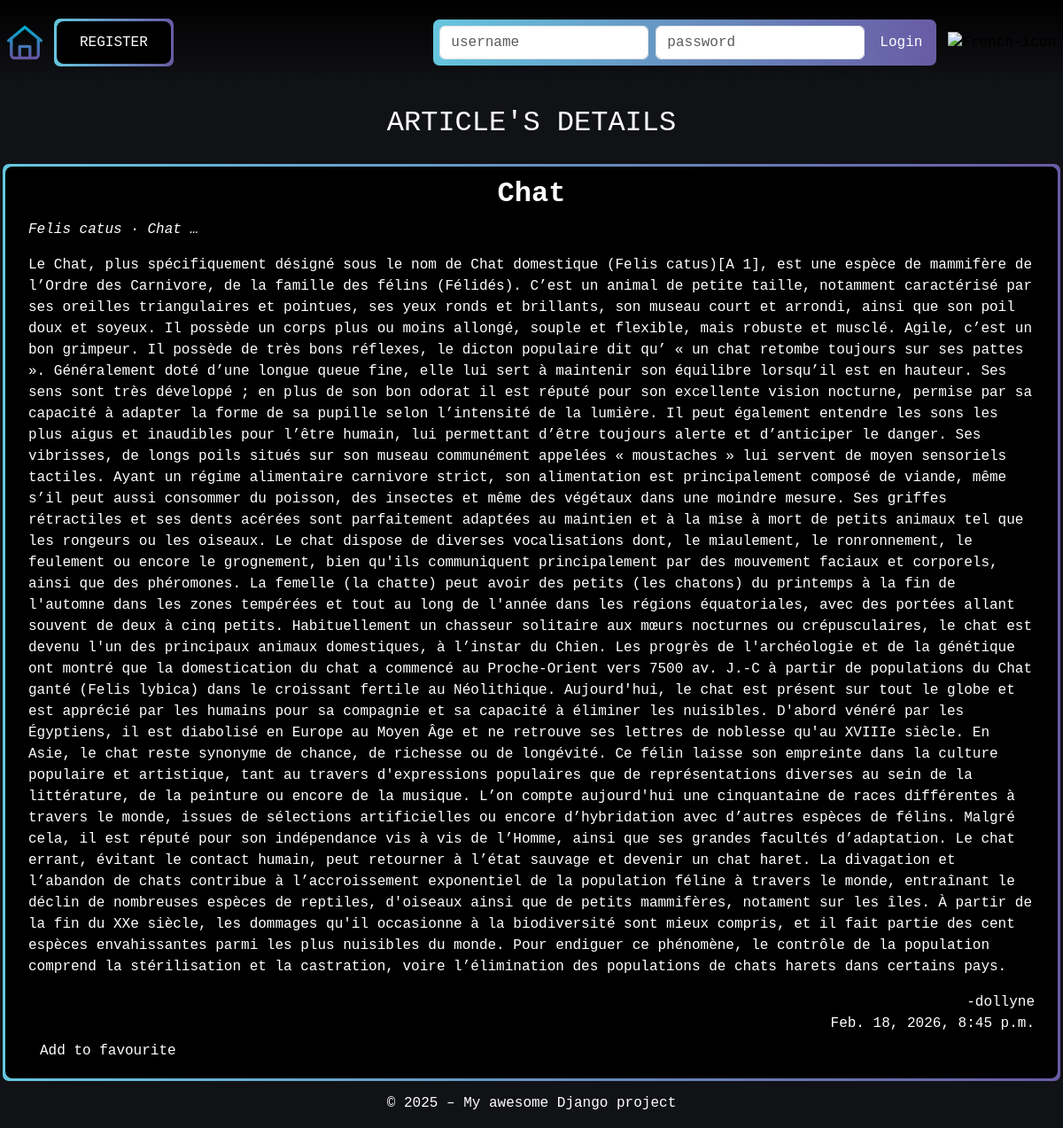
/en/articles/15/, run on the app's committed database.
### articles/models.py (models this page shows, shortened)
class Article(models.Model):
    title = models.CharField(max_length=64, null=False)
    author = models.ForeignKey(
        settings.AUTH_USER_MODEL,
        on_delete=models.CASCADE,
        related_name="article",
        null=False
    )
    created = models.DateTimeField(auto_now_add=True, null=False)
    synopsis = models.CharField(max_length=312, null=False)
    content = models.TextField(null=False)

### articles/views.py (the view)
# urls.py: path('<int:pk>/', ArticleDetailView.as_view(), name='article-detail'),
class ArticleDetailView(DetailView):
    model = Article
    template_name = "articles/detail.html"
    context_object_name = "article"
    ordering = ['-created']
    def get_context_data(self, **kwargs):
        context = super().get_context_data(**kwargs)
        user = self.request.user
        context['already_fav'] = False
        if user.is_authenticated:
            context['already_fav'] = UserFavouriteArticle.objects.filter(user=user, article=self.object).exists()
        return context

### users/forms.py
class CustomLoginForm(AuthenticationForm):
    def __init__(self, *args, **kwargs):
        super().__init__(*args, **kwargs)
        self.fields["username"].widget.attrs.update({
            "class": "form-control",
            "placeholder": _("username")
        })
        self.fields["password"].widget.attrs.update({
            "class": "form-control",
            "placeholder": _("password")
        })

### users/context_processors.py (called while the page is built)
def login_form(request):
    return {"login_form": CustomLoginForm()}

### articles/templates/articles/detail.html (shortened to what this page needs)
{% extends "base.html" %}
{% load i18n %}
{% load static %}
{% block extra_css %}
 <link rel="stylesheet" href="{% static 'articles/css/articles.css' %}">
{% endblock %}
{% block content %}
<div class="page-content">
    <h2 class="text-center m-4"> {% trans "ARTICLE'S DETAILS" %} </h2>
    <div class="detail-container div-wrapper">
        <div class="div-overlay d-flex flex-column">
            <h2 class="fw-bold text-center text-cut">{{ article.title }}</h2>
            <p class="fst-italic text-cut"> {{ article.synopsis|truncatechars:20 }} </p>
            <div>
                <p class="text-cut">{{ article.content }}</p>
            </div>
            <div class="text-cut d-flex flex-column text-end">
                <span class="text-cut ">-{{ article.author }}</span>
                <span class="text-cut "> {{ article.created }}</span>
            </div>
            {% if already_fav %}
                <button class="btn btn-secondary" disabled>
                    {% trans "Already in favourites" %}
                </button>
            {% else %}
                <form method="post" action="{% url 'articles:add-favourite' article.pk %}">
                    <div >
                        <button class="btn btn-favourites" type="submit">{% trans "Add to favourite" %}</button>
                    </div>
                </form>
            {% endif %}
        </div>
    </div>
</div>
{% endblock %}

### static/css/style.css (style rules this page uses)
:root { --blue: #66C6DE; --purple: #695BA4; }
html, body { background-color: #111216; width: 100%; height: 100%; font-family: 'Courier New', Courier, monospace; ; }
.btn-wrapper, .div-wrapper { position: relative; display: flex; align-items: center; margin: 10px; padding: 3px; background-clip: padding-box, border-box; border:3px solid transparent; font-size: 16px; color: white; background-color: transparent; border-radius: 10px; border: 3px solid transparent; background-image: linear-gradient(90deg, var(--blue), var(--purple)); }
.btn-overlay, .div-overlay { display: flex; justify-content: center; justify-items: center; width: 100%; position: relative; padding: 12px 26px; font-size: 16px; color: white; background-color: black; border: none; border-radius: 8px; transition: background-color 0.3s ease, transform 0.2s ease; outline: none; box-shadow: none; }
.btn { transition: all 0.2s ease-in-out; cursor: pointer; color: white; }

### articles/static/articles/css/articles.css (style rules this page uses)
@media (min-width: 1200px) { .detail-container { width: 1200px; } }
.text-cut { overflow-wrap: break-word; white-space: normal; }

### data on the page
Article: title "Chat", synopsis "Felis catus · Chat …", content "Le Chat, plus spécifiquement désigné sous le nom de Chat domestique (Felis catus)[A 1], est une espèce de mammifère de l’Ordre des Carnivore, de la famille des félins (Félidés). C’est un animal de petite taille, notamment caractérisé par ses oreilles triangulaires et pointues, ses yeux ronds et brillants, son museau court et arrondi, ainsi que son poil doux et soyeux. Il possède un corps plus ou moins allongé, souple et flexible, mais robuste et musclé. Agile, c’est un bon grimpeur. Il possède de très bons réflexes, le dicton populaire dit qu’ « un chat retombe toujours sur ses pattes ». Généralement doté d’une longue queue fine, elle lui sert à maintenir son équilibre lorsqu’il est en…", author "dollyne", created "Feb. 18, 2026, 8:45 p.m."
